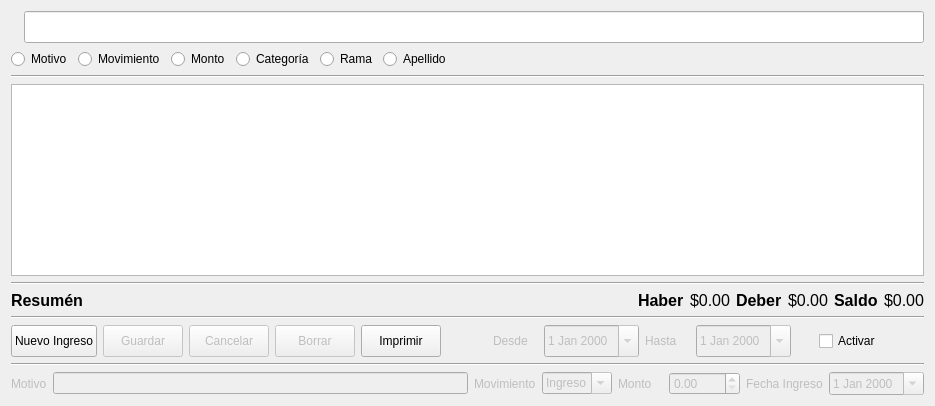
      <widget class="QWidget" name="tab_3">
       <attribute name="icon">
        <iconset resource="icons.qrc">
         <normaloff>:/icons/icons/SYNCAPP.png</normaloff>:/icons/icons/SYNCAPP.png</iconset>
       </attribute>
       <attribute name="title">
        <string>Contabilidad Grupo</string>
       </attribute>
       <layout class="QGridLayout" name="gridLayout_28">
        <item row="0" column="0">
         <layout class="QHBoxLayout" name="horizontalLayout_3">
          <item>
           <widget class="QLabel" name="label_44">
            <property name="text">
             <string/>
            </property>
            <property name="pixmap">
             <pixmap resource="icons.qrc">:/icons/icons/SEARCH_32x32-32.png</pixmap>
            </property>
           </widget>
          </item>
          <item>
           <widget class="QLineEdit" name="lineEdit_28">
            <property name="minimumSize">
             <size>
              <width>0</width>
              <height>32</height>
             </size>
            </property>
           </widget>
          </item>
         </layout>
        </item>
        <item row="1" column="0">
         <layout class="QGridLayout" name="gridLayout_25">
          <item row="0" column="0">
           <layout class="QGridLayout" name="gridLayout_24">
            <item row="0" column="0">
             <widget class="QRadioButton" name="radioButton_9">
              <property name="minimumSize">
               <size>
                <width>0</width>
                <height>20</height>
               </size>
              </property>
              <property name="text">
               <string>Motivo</string>
              </property>
             </widget>
            </item>
            <item row="0" column="1">
             <widget class="QRadioButton" name="radioButton_10">
              <property name="minimumSize">
               <size>
                <width>0</width>
                <height>20</height>
               </size>
              </property>
              <property name="text">
               <string>Movimiento</string>
              </property>
             </widget>
            </item>
            <item row="0" column="2">
             <widget class="QRadioButton" name="radioButton_11">
              <property name="minimumSize">
               <size>
                <width>0</width>
                <height>20</height>
               </size>
              </property>
              <property name="text">
               <string>Monto</string>
              </property>
             </widget>
            </item>
            <item row="0" column="6">
             <spacer name="horizontalSpacer_11">
              <property name="orientation">
               <enum>Qt::Horizontal</enum>
              </property>
              <property name="sizeHint" stdset="0">
               <size>
                <width>40</width>
                <height>20</height>
               </size>
              </property>
             </spacer>
            </item>
            <item row="0" column="3">
             <widget class="QRadioButton" name="radioButton_16">
              <property name="minimumSize">
               <size>
                <width>0</width>
                <height>20</height>
               </size>
              </property>
              <property name="text">
               <string>Categoría</string>
              </property>
             </widget>
            </item>
            <item row="0" column="4">
             <widget class="QRadioButton" name="radioButton_15">
              <property name="minimumSize">
               <size>
                <width>0</width>
                <height>20</height>
               </size>
              </property>
              <property name="text">
               <string>Rama</string>
              </property>
             </widget>
            </item>
            <item row="0" column="5">
             <widget class="QRadioButton" name="radioButton_18">
              <property name="minimumSize">
               <size>
                <width>0</width>
                <height>20</height>
               </size>
              </property>
              <property name="text">
               <string>Apellido</string>
              </property>
             </widget>
            </item>
           </layout>
          </item>
          <item row="1" column="0">
           <widget class="Line" name="line_4">
            <property name="orientation">
             <enum>Qt::Horizontal</enum>
            </property>
           </widget>
          </item>
         </layout>
        </item>
        <item row="2" column="0">
         <widget class="QTableView" name="contable_grupo">
          <property name="focusPolicy">
           <enum>Qt::NoFocus</enum>
          </property>
          <property name="editTriggers">
           <set>QAbstractItemView::NoEditTriggers</set>
          </property>
          <property name="alternatingRowColors">
           <bool>true</bool>
          </property>
          <property name="selectionBehavior">
           <enum>QAbstractItemView::SelectRows</enum>
          </property>
          <property name="sortingEnabled">
           <bool>true</bool>
          </property>
         </widget>
        </item>
        <item row="3" column="0">
         <layout class="QGridLayout" name="gridLayout_26">
          <item row="0" column="0">
           <widget class="Line" name="line_5">
            <property name="orientation">
             <enum>Qt::Horizontal</enum>
            </property>
           </widget>
          </item>
          <item row="1" column="0">
           <layout class="QHBoxLayout" name="horizontalLayout">
            <item>
             <widget class="QLabel" name="label_45">
              <property name="font">
               <font>
                <pointsize>12</pointsize>
                <weight>75</weight>
                <bold>true</bold>
               </font>
              </property>
              <property name="text">
               <string>Resumén</string>
              </property>
             </widget>
            </item>
            <item>
             <spacer name="horizontalSpacer_7">
              <property name="orientation">
               <enum>Qt::Horizontal</enum>
              </property>
              <property name="sizeHint" stdset="0">
               <size>
                <width>40</width>
                <height>12</height>
               </size>
              </property>
             </spacer>
            </item>
            <item>
             <widget class="QLabel" name="label_46">
              <property name="font">
               <font>
                <pointsize>12</pointsize>
                <weight>75</weight>
                <bold>true</bold>
               </font>
              </property>
              <property name="text">
               <string>Haber</string>
              </property>
             </widget>
            </item>
            <item>
             <widget class="QLabel" name="label_55">
              <property name="font">
               <font>
                <pointsize>12</pointsize>
               </font>
              </property>
              <property name="text">
               <string>$0.00</string>
              </property>
             </widget>
            </item>
            <item>
             <widget class="QLabel" name="label_76">
              <property name="font">
               <font>
                <pointsize>12</pointsize>
                <weight>75</weight>
                <bold>true</bold>
               </font>
              </property>
              <property name="text">
               <string>Deber</string>
              </property>
             </widget>
            </item>
            <item>
             <widget class="QLabel" name="label_78">
              <property name="font">
               <font>
                <pointsize>12</pointsize>
               </font>
              </property>
              <property name="text">
               <string>$0.00</string>
              </property>
             </widget>
            </item>
            <item>
             <widget class="QLabel" name="label_110">
              <property name="font">
               <font>
                <pointsize>12</pointsize>
                <weight>75</weight>
                <bold>true</bold>
               </font>
              </property>
              <property name="text">
               <string>Saldo</string>
              </property>
             </widget>
            </item>
            <item>
             <widget class="QLabel" name="label_111">
              <property name="font">
               <font>
                <pointsize>12</pointsize>
               </font>
              </property>
              <property name="text">
               <string>$0.00</string>
              </property>
             </widget>
            </item>
           </layout>
          </item>
         </layout>
        </item>
        <item row="5" column="0">
         <layout class="QGridLayout" name="gridLayout_23">
          <item row="0" column="0">
           <widget class="QLabel" name="label_47">
            <property name="enabled">
             <bool>false</bool>
            </property>
            <property name="text">
             <string>Motivo</string>
            </property>
           </widget>
          </item>
          <item row="0" column="1">
           <widget class="QLineEdit" name="lineEdit_29">
            <property name="enabled">
             <bool>false</bool>
            </property>
            <property name="minimumSize">
             <size>
              <width>0</width>
              <height>0</height>
             </size>
            </property>
           </widget>
          </item>
          <item row="0" column="2">
           <widget class="QLabel" name="label_80">
            <property name="enabled">
             <bool>false</bool>
            </property>
            <property name="text">
             <string>Movimiento</string>
            </property>
           </widget>
          </item>
          <item row="0" column="3">
           <widget class="QComboBox" name="comboBox_8">
            <property name="enabled">
             <bool>false</bool>
            </property>
            <property name="editable">
             <bool>true</bool>
            </property>
            <item>
             <property name="text">
              <string>Ingreso</string>
             </property>
            </item>
            <item>
             <property name="text">
              <string>Egreso</string>
             </property>
            </item>
           </widget>
          </item>
          <item row="0" column="4">
           <widget class="QLabel" name="label_79">
            <property name="enabled">
             <bool>false</bool>
            </property>
            <property name="minimumSize">
             <size>
              <width>45</width>
              <height>0</height>
             </size>
            </property>
            <property name="text">
             <string>Monto</string>
            </property>
           </widget>
          </item>
          <item row="0" column="6">
           <widget class="QLabel" name="label_77">
            <property name="enabled">
             <bool>false</bool>
            </property>
            <property name="text">
             <string>Fecha Ingreso</string>
            </property>
           </widget>
          </item>
          <item row="0" column="7">
           <widget class="QDateEdit" name="dateEdit_8">
            <property name="enabled">
             <bool>false</bool>
            </property>
            <property name="calendarPopup">
             <bool>true</bool>
            </property>
           </widget>
          </item>
          <item row="0" column="5">
           <widget class="QDoubleSpinBox" name="doubleSpinBox">
            <property name="enabled">
             <bool>false</bool>
            </property>
            <property name="accelerated">
             <bool>true</bool>
            </property>
            <property name="maximum">
             <double>9999.989999999999782</double>
            </property>
           </widget>
          </item>
         </layout>
        </item>
        <item row="4" column="0">
         <layout class="QGridLayout" name="gridLayout_27">
          <item row="1" column="6">
           <widget class="QLabel" name="label_48">
            <property name="enabled">
             <bool>false</bool>
            </property>
            <property name="minimumSize">
             <size>
              <width>45</width>
              <height>32</height>
             </size>
            </property>
            <property name="maximumSize">
             <size>
              <width>45</width>
              <height>16777215</height>
             </size>
            </property>
            <property name="text">
             <string>Desde</string>
            </property>
           </widget>
          </item>
          <item row="1" column="8">
           <widget class="QLabel" name="label_49">
            <property name="enabled">
             <bool>false</bool>
            </property>
            <property name="minimumSize">
             <size>
              <width>45</width>
              <height>32</height>
             </size>
            </property>
            <property name="maximumSize">
             <size>
              <width>45</width>
              <height>16777215</height>
             </size>
            </property>
            <property name="text">
             <string>Hasta</string>
            </property>
           </widget>
          </item>
          <item row="1" column="0">
           <widget class="QPushButton" name="pushButton_10">
            <property name="minimumSize">
             <size>
              <width>0</width>
              <height>32</height>
             </size>
            </property>
            <property name="text">
             <string>Nuevo Ingreso</string>
            </property>
           </widget>
          </item>
          <item row="1" column="1">
           <widget class="QPushButton" name="pushButton_11">
            <property name="enabled">
             <bool>false</bool>
            </property>
            <property name="minimumSize">
             <size>
              <width>0</width>
              <height>32</height>
             </size>
            </property>
            <property name="text">
             <string>Guardar</string>
            </property>
           </widget>
          </item>
          <item row="1" column="2">
           <widget class="QPushButton" name="pushButton_12">
            <property name="enabled">
             <bool>false</bool>
            </property>
            <property name="minimumSize">
             <size>
              <width>0</width>
              <height>32</height>
             </size>
            </property>
            <property name="text">
             <string>Cancelar</string>
            </property>
           </widget>
          </item>
          <item row="1" column="3">
           <widget class="QPushButton" name="pushButton_13">
            <property name="enabled">
             <bool>false</bool>
            </property>
            <property name="minimumSize">
             <size>
              <width>0</width>
              <height>32</height>
             </size>
            </property>
            <property name="text">
             <string>Borrar</string>
            </property>
           </widget>
          </item>
          <item row="1" column="4">
           <widget class="QPushButton" name="pushButton_14">
            <property name="minimumSize">
             <size>
              <width>0</width>
              <height>32</height>
             </size>
            </property>
            <property name="text">
             <string>Imprimir</string>
            </property>
           </widget>
          </item>
          <item row="1" column="5">
           <spacer name="horizontalSpacer_8">
            <property name="orientation">
             <enum>Qt::Horizontal</enum>
            </property>
            <property name="sizeHint" stdset="0">
             <size>
              <width>40</width>
              <height>20</height>
             </size>
            </property>
           </spacer>
          </item>
          <item row="1" column="12">
           <widget class="QCheckBox" name="checkBox_14">
            <property name="enabled">
             <bool>true</bool>
            </property>
            <property name="sizePolicy">
             <sizepolicy hsizetype="Minimum" vsizetype="Fixed">
              <horstretch>0</horstretch>
              <verstretch>0</verstretch>
             </sizepolicy>
            </property>
            <property name="minimumSize">
             <size>
              <width>105</width>
              <height>32</height>
             </size>
            </property>
            <property name="text">
             <string>Activar</string>
            </property>
           </widget>
          </item>
          <item row="1" column="11">
           <spacer name="horizontalSpacer_12">
            <property name="orientation">
             <enum>Qt::Horizontal</enum>
            </property>
            <property name="sizeType">
             <enum>QSizePolicy::Minimum</enum>
            </property>
            <property name="sizeHint" stdset="0">
             <size>
              <width>10</width>
              <height>2</height>
             </size>
            </property>
           </spacer>
          </item>
          <item row="1" column="9">
           <widget class="QDateEdit" name="dateEdit_7">
            <property name="enabled">
             <bool>false</bool>
            </property>
            <property name="minimumSize">
             <size>
              <width>0</width>
              <height>32</height>
             </size>
            </property>
            <property name="calendarPopup">
             <bool>true</bool>
            </property>
           </widget>
          </item>
          <item row="1" column="7">
           <widget class="QDateEdit" name="dateEdit_6">
            <property name="enabled">
             <bool>false</bool>
            </property>
            <property name="minimumSize">
             <size>
              <width>0</width>
              <height>32</height>
             </size>
            </property>
            <property name="calendarPopup">
             <bool>true</bool>
            </property>
           </widget>
          </item>
          <item row="0" column="0" colspan="13">
           <widget class="Line" name="line_6">
            <property name="orientation">
             <enum>Qt::Horizontal</enum>
            </property>
           </widget>
          </item>
          <item row="2" column="0" colspan="13">
           <widget class="Line" name="line_10">
            <property name="orientation">
             <enum>Qt::Horizontal</enum>
            </property>
           </widget>
          </item>
         </layout>
        </item>
       </layout>
      </widget>
